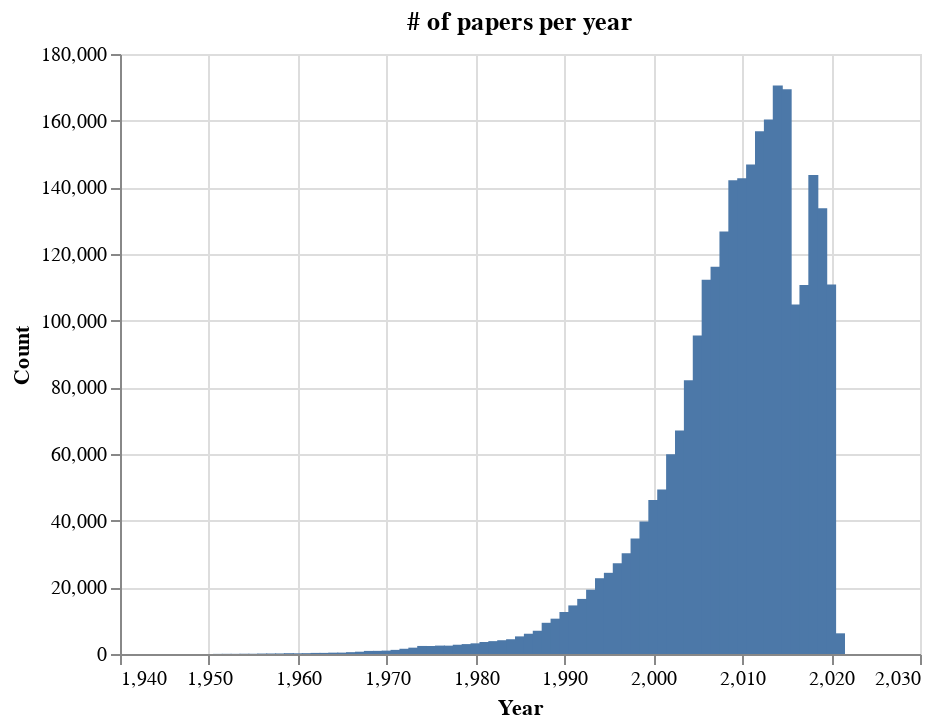

Notebook code cell kept with this figure:
### Code cell
alt.Chart(actual, title='# of papers per year').mark_bar().encode(x='Year', y='Count', tooltip=['Year', 'Count']).interactive()

### Figure 1 — Vega-Lite specification as saved in the notebook (floating-point values rounded to 4 significant figures)
{"config": {"view": {"continuousWidth": 400, "continuousHeight": 300}}, "data": {"name": "data-79751714ed27c28c7f181c4266fc32d3"}, "mark": "bar", "encoding": {"tooltip": [{"field": "Year", "type": "quantitative"}, {"field": "Count", "type": "quantitative"}], "x": {"field": "Year", "type": "quantitative"}, "y": {"field": "Count", "type": "quantitative"}}, "selection": {"selector004": {"type": "interval", "bind": "scales", "encodings": ["x", "y"]}}, "title": "# of papers per year", "$schema": "https://vega.github.io/schema/vega-lite/v4.17.0.json", "datasets": {"data-79751714ed27c28c7f181c4266fc32d3": [{"Year": 1950, "Count": 2}, {"Year": 1951, "Count": 35}, {"Year": 1952, "Count": 52}, {"Year": 1953, "Count": 46}, {"Year": 1954, "Count": 79}, {"Year": 1955, "Count": 75}, {"Year": 1956, "Count": 133}, {"Year": 1957, "Count": 151}, {"Year": 1958, "Count": 168}, {"Year": 1959, "Count": 244}, {"Year": 1960, "Count": 212}, {"Year": 1961, "Count": 252}, {"Year": 1962, "Count": 329}, {"Year": 1963, "Count": 335}, {"Year": 1964, "Count": 403}, {"Year": 1965, "Count": 415}, {"Year": 1966, "Count": 553}, {"Year": 1967, "Count": 690}, {"Year": 1968, "Count": 928}, {"Year": 1969, "Count": 942}, {"Year": 1970, "Count": 1017}, {"Year": 1971, "Count": 1238}, {"Year": 1972, "Count": 1571}, {"Year": 1973, "Count": 1902}, {"Year": 1974, "Count": 2414}, {"Year": 1975, "Count": 2393}, {"Year": 1976, "Count": 2522}, {"Year": 1977, "Count": 2505}, {"Year": 1978, "Count": 2779}, {"Year": 1979, "Count": 2973}, {"Year": 1980, "Count": 3203}, {"Year": 1981, "Count": 3596}, {"Year": 1982, "Count": 3861}, {"Year": 1983, "Count": 4132}, {"Year": 1984, "Count": 4431}, {"Year": 1985, "Count": 5284}, {"Year": 1986, "Count": 6080}, {"Year": 1987, "Count": 6976}, {"Year": 1988, "Count": 9362}, {"Year": 1989, "Count": 10601}, {"Year": 1990, "Count": 12605}, {"Year": 1991, "Count": 14574}, {"Year": 1992, "Count": 16528}, {"Year": 1993, "Count": 19292}, {"Year": 1994, "Count": 22733}, {"Year": 1995, "Count": 24356}, {"Year": 1996, "Count": 27216}, {"Year": 1997, "Count": 30217}, {"Year": 1998, "Count": 34664}, {"Year": 1999, "Count": 39722}, {"Year": 2000, "Count": 46187}, {"Year": 2001, "Count": 49350}, {"Year": 2002, "Count": 59902}, {"Year": 2003, "Count": 67039}, {"Year": 2004, "Count": 82101}, {"Year": 2005, "Count": 95545}, {"Year": 2006, "Count": 112287}, {"Year": 2007, "Count": 116154}, {"Year": 2008, "Count": 126724}, {"Year": 2009, "Count": 142125}, {"Year": 2010, "Count": 142752}, {"Year": 2011, "Count": 146868}, {"Year": 2012, "Count": 156854}, {"Year": 2013, "Count": 160375}, {"Year": 2014, "Count": 170577}, {"Year": 2015, "Count": 169413}, {"Year": 2016, "Count": 104869}, {"Year": 2017, "Count": 110687}, {"Year": 2018, "Count": 143727}, {"Year": 2019, "Count": 133736}, {"Year": 2020, "Count": 110836}, {"Year": 2021, "Count": 6205}]}}
